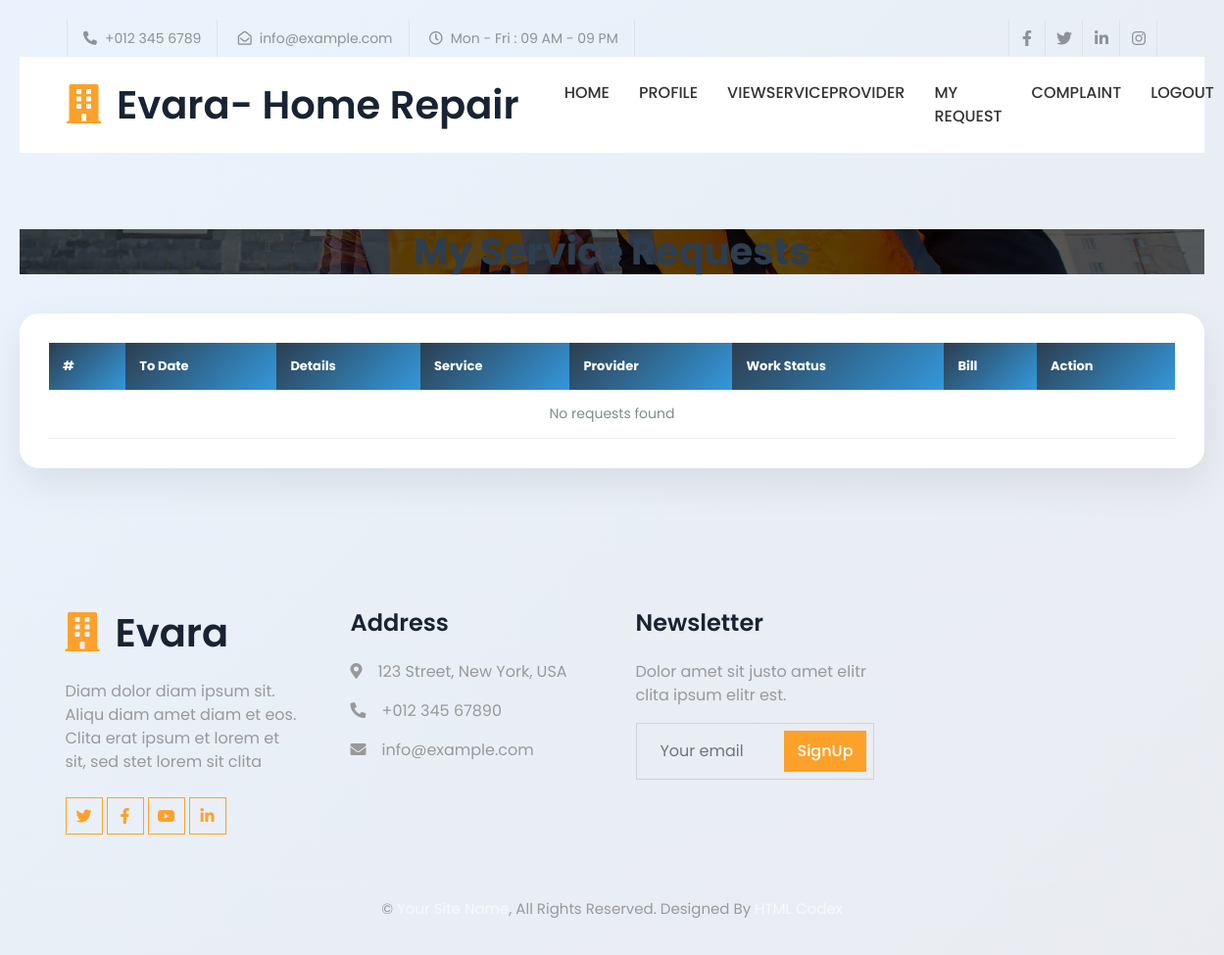
Page /User/Myrequest/ (signed in) on the earlier database version.
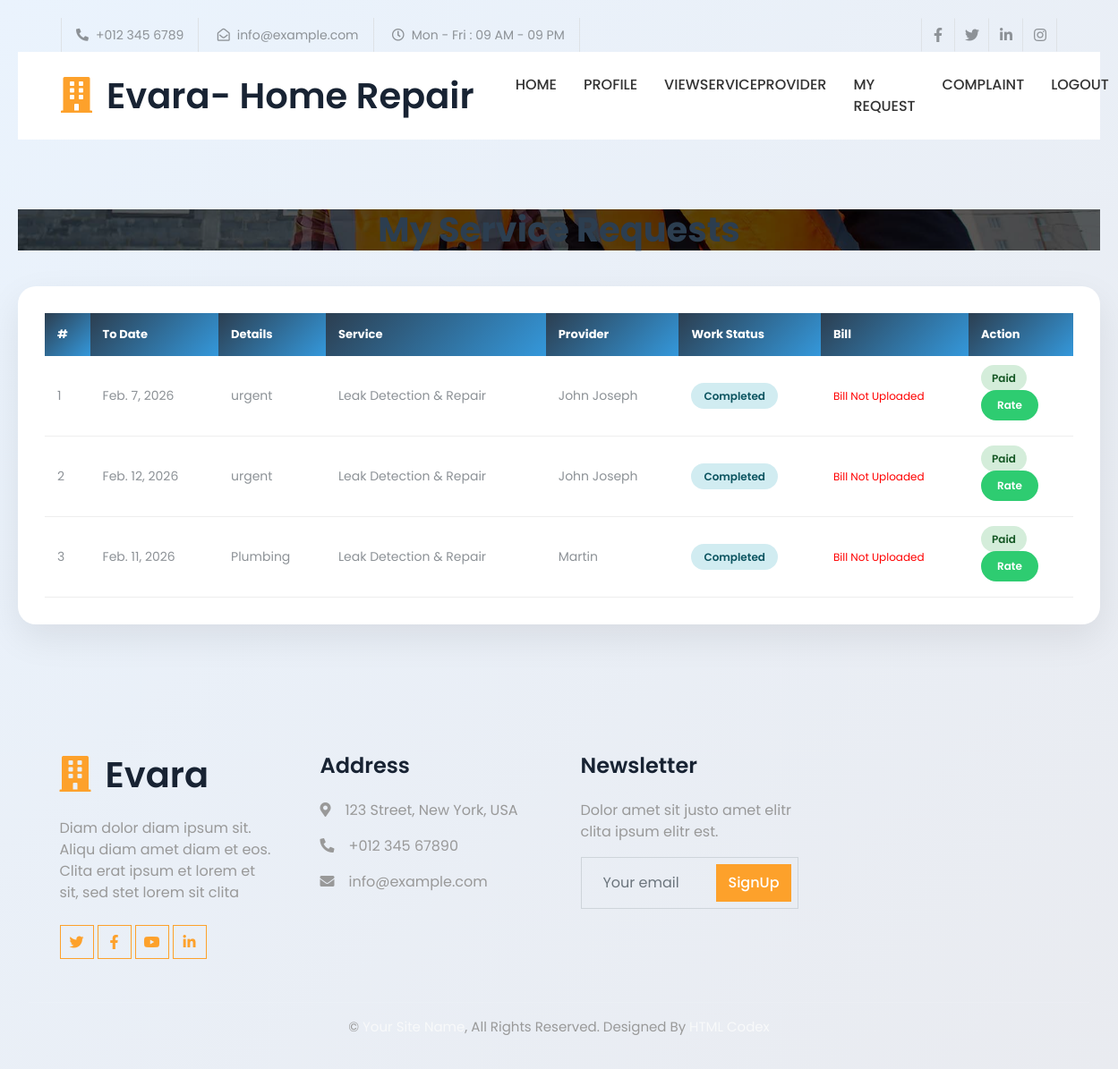
Same page on the later database version.
### User/models.py (models this page shows)
class tbl_request(models.Model):
    date=models.DateField(auto_now_add=True)
    request_status=models.IntegerField(default=0)
    request_amount=models.IntegerField(default=0)
    request_bill=models.FileField(upload_to='Assets/RequestDocs/')
    request_todate=models.DateField()
    request_details=models.CharField(max_length=50)
    user=models.ForeignKey(tbl_newuser,on_delete=models.CASCADE)
    service=models.ForeignKey(tbl_services,on_delete=models.CASCADE)
    serviceprovider=models.ForeignKey(tbl_serviceprovider,on_delete=models.CASCADE)

### Admin/models.py (models this page shows)
class tbl_services(models.Model):
  service_name=models.CharField(max_length=50)
  servicetype=models.ForeignKey(tbl_serviceprovidertype,on_delete=models.CASCADE)

### Guest/models.py (models this page shows)
class tbl_serviceprovider(models.Model):
    serviceprovider_name=models.CharField(max_length=50)
    serviceprovider_email=models.CharField(max_length=30)
    serviceprovider_contact=models.CharField(max_length=15)
    serviceprovider_address=models.CharField(max_length=15)
    serviceprovider_photo=models.FileField(upload_to='Assets/SellerDocs/')
    serviceprovider_idproof=models.FileField(upload_to='Assets/SellerDocs/')
    serviceprovider_certificate=models.FileField(upload_to='Assets/SellerDocs/')
    place=models.ForeignKey(tbl_place,on_delete=models.CASCADE)
    serviceprovidertype=models.ForeignKey(tbl_serviceprovidertype,on_delete=models.CASCADE)
    serviceprovider_password=models.CharField(max_length=30)
    serviceprovider_status=models.IntegerField(default=0)
    serviceprovider_doj=models.DateField(auto_now_add=True)

### User/views.py (the view)
# urls.py: path('Myrequest/', views.Myrequest, name="Myrequest"),
@cache_control(no_cache=True, must_revalidate=True, no_store=True)
def Myrequest(request):
    userdata = tbl_newuser.objects.get(id=request.session['uid'])
    requestdata = tbl_request.objects.filter(user=userdata)
    for r in requestdata:
        myrating = tbl_rating.objects.filter(user=userdata, request=r).first()
        print(myrating)
        if myrating:
            r.my_rating = myrating.rating_data
        else:
            r.my_rating = 0
    return render(request, "User/Myrequest.html", {
        'userdata': userdata,
        'requestdata': requestdata,
        'ar': [1,2,3,4,5]
    })

### User/Templates/User/Myrequest.html (shortened to what the changed rows need)
{% extends 'User/Userhead.html' %}
{% block content %}
{% load static %}
<div class="main-wrapper">
    <div class="page-header">
        <h2>My Service Requests</h2>
    </div>
    <div class="glass-card">
        <div class="table-responsive">
            <table class="premium-table">
                <thead>
                    <tr>
                        <th>#</th>
                        <th>To Date</th>
                        <th>Details</th>
                        <th>Service</th>
                        <th>Provider</th>
                        <th>Work Status</th>
                        <th>Bill</th>
                        <th>Action</th>
                    </tr>
                </thead>
                <tbody>
                {% for i in requestdata %}
                    <tr>
                        <td>{{ forloop.counter }}</td>
                        <td>{{ i.request_todate }}</td>
                        <td>{{ i.request_details }}</td>
                        <td>{{ i.service.service_name }}</td>
                        <td>{{ i.serviceprovider.serviceprovider_name }}</td>
                        <td>
                            {% if i.request_status == 1 %}
                                <span class="status-badge badge-verified">Verified</span>
                            {% elif i.request_status == 3 %}
                                <span class="status-badge badge-started">Work Started</span>
                            {% elif i.request_status >= 4 %}
                                <span class="status-badge badge-completed">Completed</span>
                            {% else %}
                                Pending
                            {% endif %}
                        </td>
                        <td>
                            {% if i.request_status >= 4 and i.request_bill %}
                                <div style="font-weight:600; margin-bottom:6px;">
                                    ₹{{ i.request_amount }}
                                </div>
                                <a href="{{ i.request_bill.url }}" target="_blank" class="premium-btn btn-bill">
                                    View Bill
                                </a>
                                <a href="{{ i.request_bill.url }}" download class="premium-btn btn-download">
                                    Download
                                </a>
                            {% elif i.request_status >= 4 and not i.request_bill %}
                                <span style="color:red;font-size:12px;">
                                    Bill Not Uploaded
                                </span>
                            {% else %}
                                -
                            {% endif %}
                        </td>
                        <td>
                            {% if i.request_status == 4 %}
                                {% if i.request_bill %}
                                    <a href="{% url 'User:Paymentview' i.id %}" class="premium-btn btn-pay">
                                        Pay ₹{{ i.request_amount }}
                                    </a>
                                    <br>
                                    <a href="{% url 'User:SComplaint' i.serviceprovider.id %}" class="premium-btn btn-download">
                                    Complaint
                                </a>
                                {% else %}
                                    <span style="color:#e67e22;font-size:12px;">
                                        Waiting for Bill
                                    </span>
                                {% endif %}
                            {% elif i.request_status == 5 %}
                                <span class="payment-completed">Paid</span>
                                <br>
                                <a href="{% url 'User:rating' i.serviceprovider.id i.id %}" class="premium-btn btn-bill">
                                    Rate
                                </a>
                            {% else %}
                                -
                            {% endif %}
                        </td>
                    </tr>
                {% empty %}
                    <tr>
                        <td colspan="8" class="no-data">
                            No requests found
                        </td>
                    </tr>
                {% endfor %}
                </tbody>
            </table>
        </div>
    </div>
</div>
{% endblock content %}

Differences in the rows shown:
added tbl_request: request_todate "Feb. 7, 2026", request_details "urgent", service.service_name "Leak Detection & Repair", serviceprovider.serviceprovider_name "John Joseph", request_status "Completed"
added tbl_request: request_todate "Feb. 12, 2026", request_details "urgent", service.service_name "Leak Detection & Repair", serviceprovider.serviceprovider_name "John Joseph", request_status "Completed"
added tbl_request: request_todate "Feb. 11, 2026", request_details "Plumbing", service.service_name "Leak Detection & Repair", serviceprovider.serviceprovider_name "Martin", request_status "Completed"
Other differences:
text no longer shown: "No requests found"
